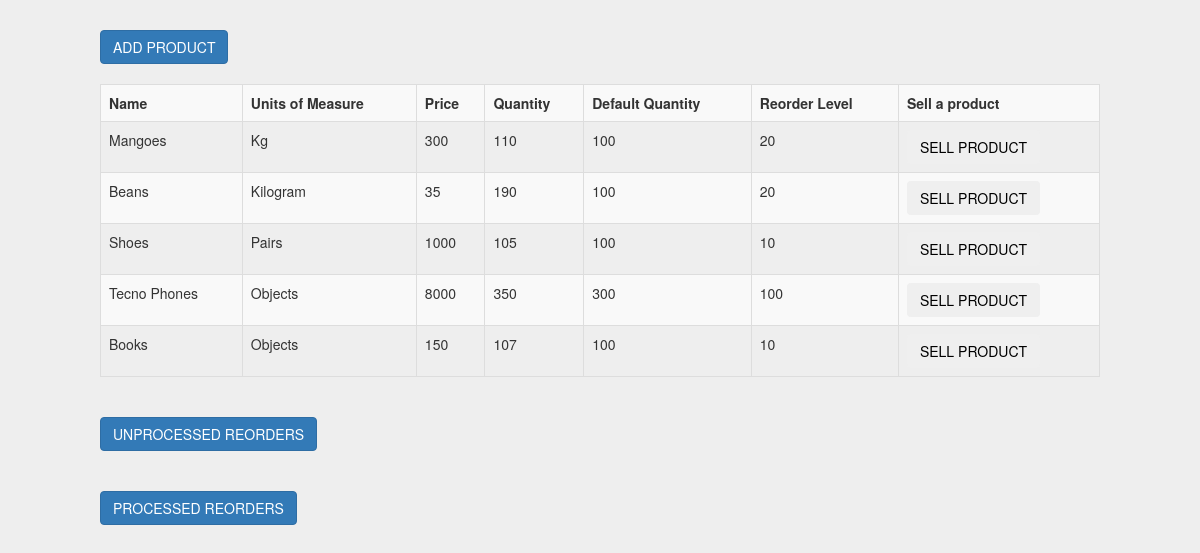
The app's page /product/list/, older data.
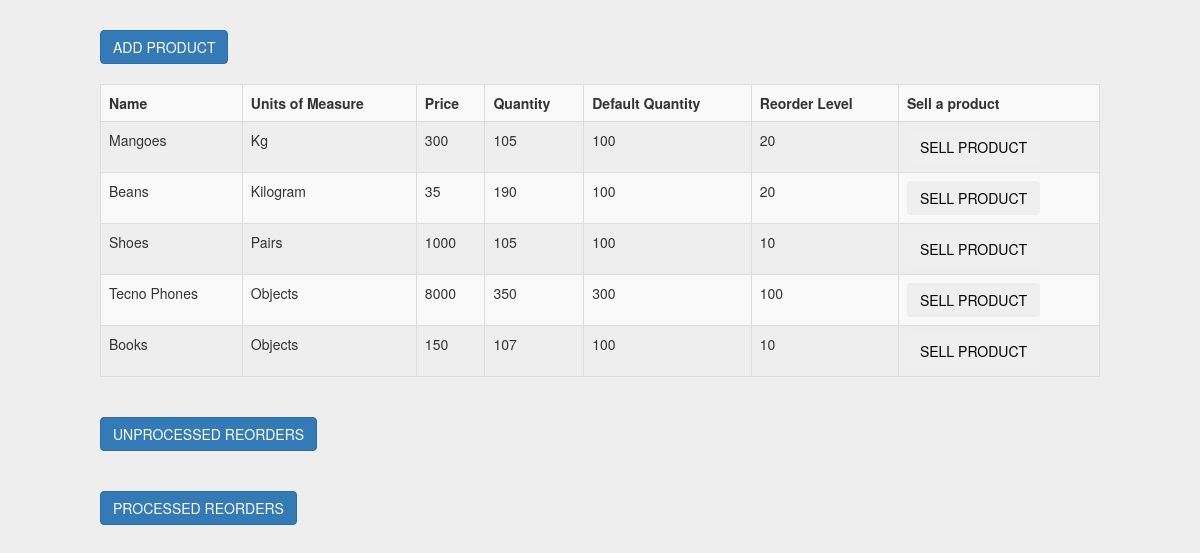
The same page, newer data.
### products/models.py (models this page shows)
class Product(models.Model):
	name = models.CharField(max_length = 70)
	units_of_measure = models.CharField(max_length = 50)
	price = models.IntegerField()
	quantity = models.IntegerField()
	default_quantity = models.IntegerField()
	reorder_level = models.IntegerField()

### products/views.py (the view)
# urls.py: path('list/', list_products, name="list_products"),
def list_products(request):
	products = Product.objects.all()
	return render(request, "all_products.html", {"products":products})

### products/templates/all_products.html (shortened to what this page needs)
<!DOCTYPE html>
<html>
<head>
  	<link rel="stylesheet" href="https://maxcdn.bootstrapcdn.com/bootstrap/3.4.0/css/bootstrap.min.css">
</head>
<body>
	<a href="/product/add"><button class="btn btn-primary">ADD PRODUCT</button></a>
	<br><br>
	<table class="table table-bordered table-striped table-hover">
		<tr>
			<th>Name</th>
			<th>Units of Measure</th>
			<th>Price</th>
			<th>Quantity</th>
			<th>Default Quantity</th>
			<th>Reorder Level</th>
			<th>Sell a product</th>
		</tr>
		{% for product in products %}
			<tr>
				<td>{{ product.name }}</td>
				<td>{{ product.units_of_measure }}</td>
				<td>{{ product.price }}</td>
				<td>{{ product.quantity }}</td>
				<td>{{ product.default_quantity }}</td>
				<td>{{ product.reorder_level }}</td>
				<td><a href = "/product/sell/{{product.pk}}/"><button class="btn">SELL PRODUCT</button></a></td>
			</tr>
		{% endfor %}
	</table>
<br>
	<a href="/product/reorders/"><button class="btn btn-primary">UNPROCESSED REORDERS</button></a>
<br><br><br>
	<a href = "/product/dispatch/"><button class="btn btn-primary">PROCESSED REORDERS</button></a>
</body>
</html>

### products/templates/all_products.html (style rules this page uses)
body { background-color: #eee; width: 1000px; margin: 0 auto; padding: 30px 0px; }
a { color: black; text-decoration: none; }

Row changes from the older to the newer data that the page shows:
changed Product "Mangoes": quantity "110" → "105"
